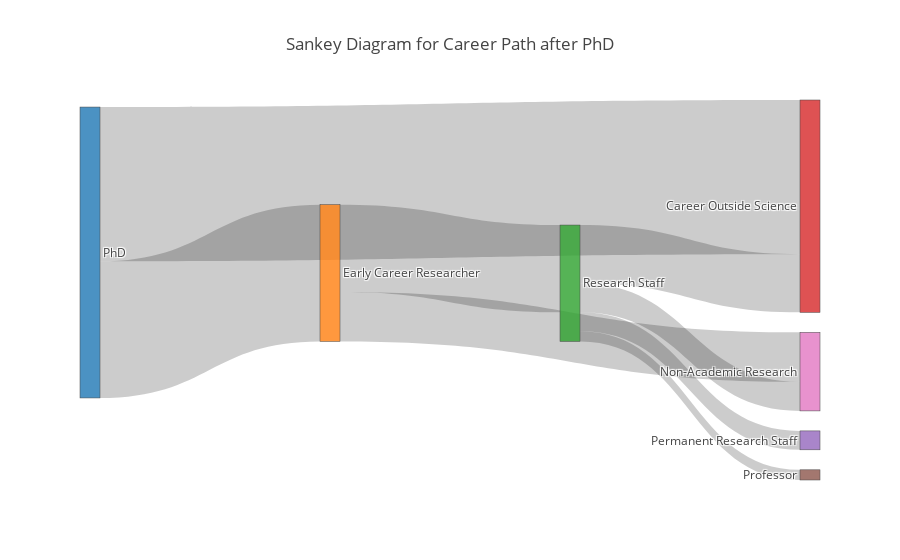

Notebook cell for this chart:
### Code cell
fig = dict(data = [data_trace],
           layout = layout)

offline.iplot(fig)

### Figure 1 — Plotly figure (JSON) as saved in the notebook; plotly's stock layout.template omitted (floating-point values rounded to 4 significant figures)
{"data": [{"link": {"source": [0, 0, 1, 1, 2, 2, 2, 2], "target": [3, 1, 2, 6, 3, 4, 5, 6], "value": [53, 47, 30, 17, 20, 6.5, 3.5, 10]}, "node": {"label": ["PhD", "Early Career Researcher", "Research Staff", "Career Outside Science", "Permanent Research Staff", "Professor", "Non-Academic Research"]}, "type": "sankey", "uid": "86be47db-ce11-49e1-8d9a-d0f513318b8e"}], "layout": {"title": {"text": "Sankey Diagram for Career Path after PhD"}}}
